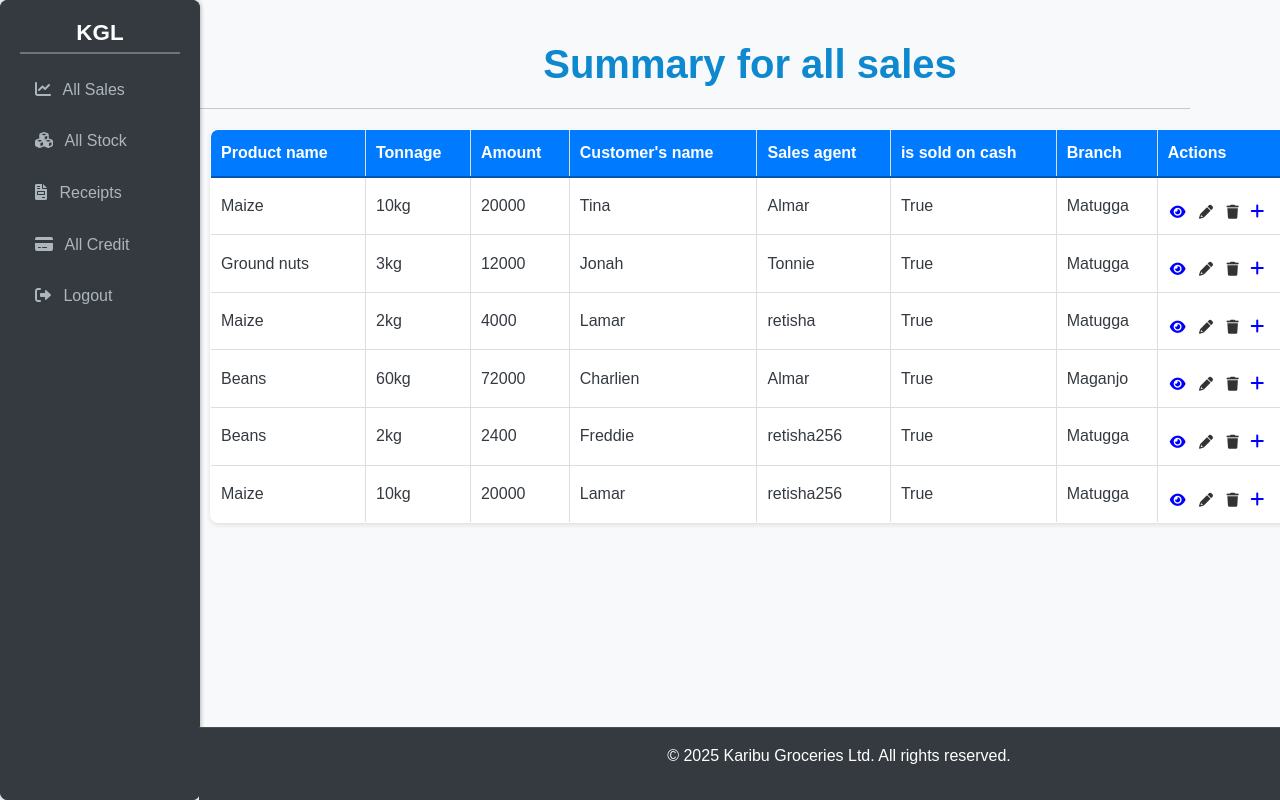
Before: /allsales/ with the older database file.
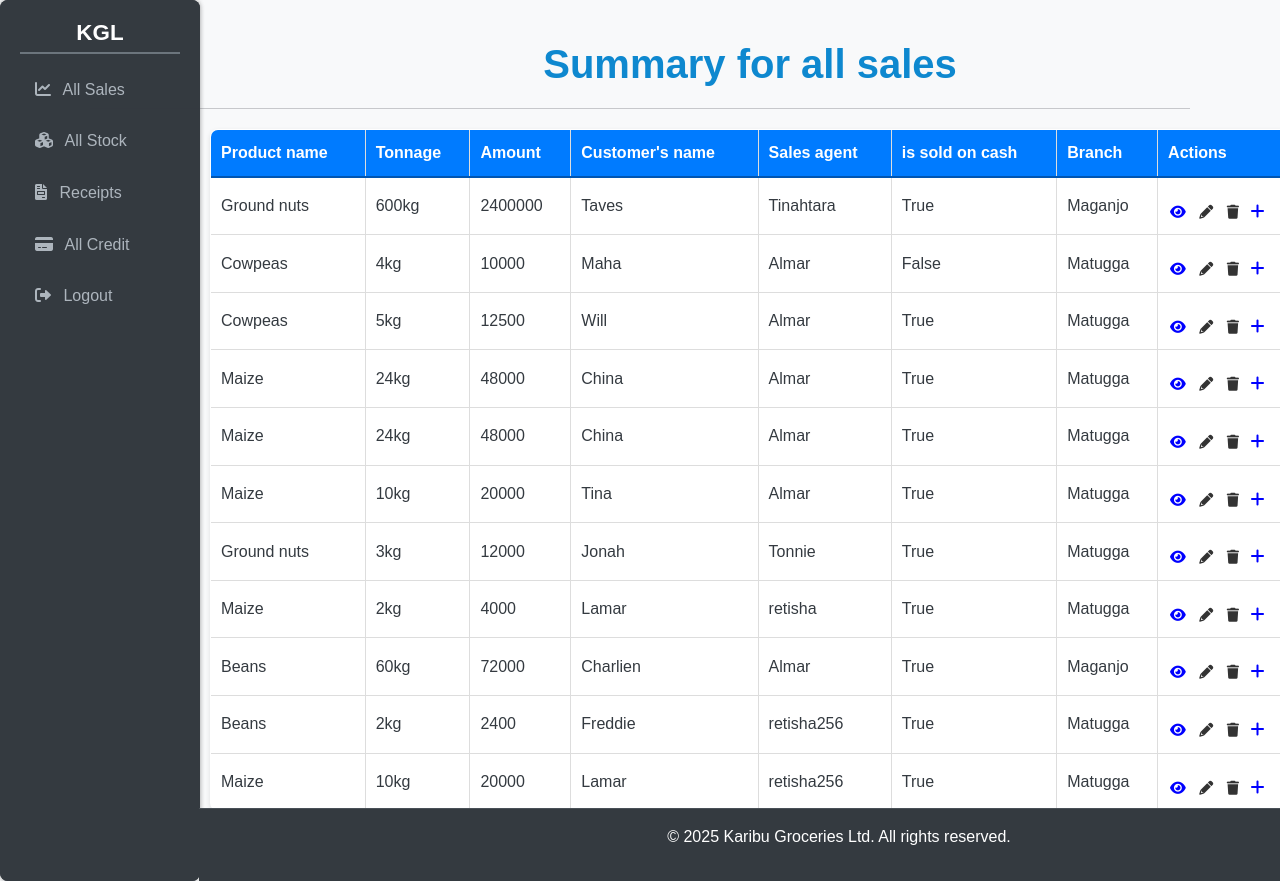
After: the same page with the newer database file.
### kgl_app/models.py (models this page shows, shortened)
class Sales(models.Model):
    product_name=models.ForeignKey(Stock, on_delete=models.CASCADE)
    tonnage=models.IntegerField()
    amount_paid =models.IntegerField(default=0,blank =False)
    buyers_name=models.CharField(max_length=35)
    date_and_time =models.DateTimeField(auto_now_add=True)
    salesagent_name=models.ForeignKey(Userprofile, on_delete=models.CASCADE,null=True)
    is_sold_on_cash=models.BooleanField(default=False)
    branch =models.ForeignKey(Branch, on_delete=models.CASCADE,null=True)
    selling_price=models.IntegerField(null=True,blank=True)
    def total_sales(self):
        return self.product_name.selling_price * self.tonnage

class Stock(models.Model):
    name_of_produce=models.CharField(max_length =255)
    type_of_produce =models.ForeignKey(ProduceType,on_delete=models.CASCADE,null=False,)
    date_and_time_of_produce= models.DateTimeField(auto_now_add =True)
    received_quantity = models.IntegerField(blank=False,null=False,default=0)
    issued_quantity=models.IntegerField(blank=False,null=False,default=0)
    tonnage =models.IntegerField(blank = False,null=False,default=0)
    cost=models.IntegerField(blank =False,default=25)
    name_of_dealer=models.CharField(max_length=255)
    branch=models.ForeignKey(Branch, on_delete=models.CASCADE,null=False,default=0)
    contact=models.CharField(default=20,null=False)
    selling_price=models.IntegerField(null=True,blank=True)
    current_stock =models.IntegerField(null=True,blank=False)
    def __str__(self):
        return self.name_of_produce

class Userprofile(AbstractUser):
    managed_branches = models.ManyToManyField(Branch, related_name="managers", blank=True)
    is_salesagent= models.BooleanField(default=False)
    is_manager= models.BooleanField(default=False)
    is_owner= models.BooleanField(default=False)
    username =models.CharField(max_length=25,unique=True)
    email =models.EmailField(max_length=25, unique=True)
    address = models.CharField(max_length=50, blank=True)
    phonenumber =models.CharField(max_length= 20,blank=True)
    gender = models.CharField(max_length=10, blank=True)
    branch = models.ForeignKey(Branch, on_delete=models.SET_NULL, null=True, blank=True, related_name="users")
    groups = models.ManyToManyField(
        Group,
        related_name="userprofile_groups",
        blank=True,
        help_text="The groups this user belongs to.",
        verbose_name="groups"
    )
    user_permissions = models.ManyToManyField(
        Permission,
        related_name="userprofile_permissions",
        blank=True,
        help_text="Specific permissions for this user.",
        verbose_name="user permissions"
    )
    def __str__(self):
        return self.username

class Branch(models.Model):
    branch_name = models.CharField(max_length=50)
    location = models.CharField(max_length=100)
    def __str__(self):
        return self.branch_name

### kgl_app/views.py (the view)
# urls.py: path('allsales/',views.allsales,name='allsales'),
def allsales(request):
    sales = Sales.objects.all().order_by('-id')
    return render(request, "allsales.html", {'sales': sales})

### kgl_app/templates/allsales.html (shortened to what this page needs)
{% extends 'base.html' %}
{% block content %}
<h1 style="color:rgb(14, 136, 207);"><strong>Summary for all sales</strong></h1>
<hr>
<table>
       <thead>
        <tr>
         <th>Product name</th>
         <th>Tonnage</th>
         <th>Amount</th>
         <th>Customer's name</th>
         <th>Sales agent</th>
         <th>is sold on cash</th>
         <th>Branch</th>
         <th>Actions</th>
        </tr>
       </thead>
       {% for sale in sales %}
       <tbody>
        <tr>
         <td>{{ sale.product_name }}</td>
         <td>{{ sale.tonnage }}kg</td>
         <td>{{ sale.total_sales }}</td>
         <td>{{ sale.buyers_name }}</td>
         <td>{{ sale.salesagent_name }}</td>
         <td>{{ sale.is_sold_on_cash }}</td>
         <td>{{ sale.branch }}</td>
         <td>
          <a href="{% url 'view_sale' sale_id=sale.id %}" class="action-button view-button"><i class="fa fa-eye"style="color:blue;"></i> </a>
          <a href="{% url 'edit_sale' sale_id=sale.id %}" class="action-button edit-button"><i class="fa fa-pencil"></i></a>
          <a href="{% url 'delete_sale' sale_id=sale.id %}" class="action-button delete-button"><i class="fa fa-trash"></i></a>
          <a href="{% url 'addsale' %}" class="dashboard-button"><i class="fa fa-plus"></i></a>
      </td>
        </tr>
       </tbody>
       {% endfor %}
      </table>
{% endblock %}

### kgl_app/templates/base.html (shortened to what this page needs)
<!DOCTYPE html>
<html lang="en">
<head>
    <link href="https://cdn.jsdelivr.net/npm/bootstrap@5.3.2/dist/css/bootstrap.min.css" rel="stylesheet">
    <link rel="stylesheet" href="https://cdnjs.cloudflare.com/ajax/libs/font-awesome/6.0.0/css/all.min.css">
</head>
<body>
    <div class="dashboard-container">
        <div class="sidebar">
            <h2>KGL</h2>
            <div class="sidebar">
                <h2>KGL</h2>
                <ul>
                    <li><a href="{% url 'allsales' %}"><i class="fa fa-chart-line"></i> All Sales</a></li>
                    <li><a href="{% url 'allstock' %}"><i class="fa fa-cubes"></i> All Stock</a></li>
                    <li><a href="{% url 'receipt' %}"><i class="fa fa-file-invoice"></i> Receipts</a></li>
                    <li><a href="{% url 'addcredit' %}"><i class="fa fa-credit-card"></i> All Credit</a></li>
                    <li><a href="{% url 'logout' %}"><i class="fa fa-sign-out-alt"></i> Logout</a></li>
                </ul>
            </div>
        </div>
    <div class="container">
        {% block content %}
        {% endblock %}
    </div>
    <footer>
        <p>&copy; 2025 Karibu Groceries Ltd. All rights reserved.</p>
    </footer>
</body>
</html>

### kgl_app/templates/base.html (style rules this page uses)
body { background-color: #f8f9fa; display: flex; flex-direction: column; min-height: 100vh; font-family: sans-serif; margin: 0; background-color: #f8f9fa; color: #343a40; line-height: 1.6; }
.container { flex-grow: 1; box-sizing: border-box; }
footer { background-color: #34495e; color: white; text-align: center; padding: 15px; border-top: 2px solid #f1c40f; position: fixed; bottom: 0; width: 100%; margin-left: 200px ; }
.container { padding: 20px; flex-grow: 1; box-sizing: border-box; }
h1 { margin-bottom: 20px; color: #333; text-align: center; }
table { width: 100%; border-collapse: collapse; margin-bottom: 20px; box-shadow: 0 2px 5px rgba(0, 0, 0, 0.1); border-radius: 8px; overflow: hidden; }
th, td { border: 1px solid #ddd; padding: 12px 15px; text-align: left; }
th { background-color: #f5f5f5; font-weight: bold; color: #555; }
.action-button i { margin-right: 5px; }
.dashboard-button { display: inline-block; color: white; text-decoration: none; border-radius: 5px; font-size: 16px; transition: background-color 0.3s ease; }
.dashboard-button i { margin-right: 8px; color:blue; }
footer { background-color: #343a40; color: white; text-align: center; padding: 15px; border-top: 1px solid #495057; position: fixed; bottom: 0; width: 100% ; margin-left: 179px; box-sizing: border-box; }
table { width: 100%; border-collapse: collapse; margin-left: 120px; margin-right: 20px; margin-bottom: 30px; box-shadow: 0 4px 8px rgba(0, 0, 0, 0.05); border-radius: 8px; overflow: hidden; border: 1px solid #e0e0e0; background-color: #fff; }
thead { background-color: #f8f9fa; color: #555; border-bottom: 1px solid #ddd; }
th, td { padding: 12px 15px; text-align: left; border-bottom: 1px solid #eee; }
th { font-weight: bold; }
h1 { margin-left: 220px; text-align: left; }
.sidebar { width: 200px; background-color: #34495e; color: white; padding: 20px; position: fixed; height: 100%; overflow-y: auto; left: 0; top: 0; box-shadow: 0 0 5px rgba(0,0,0,0.2); }
.sidebar h2 { margin-bottom: 20px; color: #ffffff; text-align: center; }
.sidebar ul { list-style: none; padding: 0; margin: 0; }
.sidebar ul li { margin-bottom: 15px; }
.sidebar ul li a { color: #ecf0f1; text-decoration: none; display: block; padding: 10px; border-radius: 5px; transition: background-color 0.3s ease; }
.view-button { display: inline-block; padding: 10px 20px; margin-top: 15px; text-decoration: none; border-radius: 5px; transition: background-color 0.3s ease; font-weight: bold; color: white; }
.container { padding: 20px; }
h1 { margin-bottom: 20px; color: #333; }
.sidebar { background-color: #343a40; color: white; padding: 20px; border-radius: 8px; margin-bottom: 20px; }
.sidebar h2 { color: #ffffff; margin-top: 0; margin-bottom: 15px; border-bottom: 2px solid #6c757d; padding-bottom: 5px; }
.sidebar ul li { margin-bottom: 10px; }
.sidebar ul li a { color: #adb5bd; text-decoration: none; display: block; padding: 8px 15px; border-radius: 4px; transition: background-color 0.3s ease; }
.fa { margin-right: 8px; }
.action-button { display: inline-flex; padding: 2px 2px; border-radius: 3px; text-decoration: none; font-size: 14px; transition: color 0.3s ease; border: none; cursor: pointer; background-color: transparent; color: #333; }
.sidebar { grid-column: 1; }
body { font-family: 'Arial', sans-serif; background-color: #f8f9fa; padding: 20px; }
h2 { color: #0a0faf; font-size: 1.4rem; margin-top: 10px; margin-bottom: 15px; font-weight: bold; }
h1 { text-align: center; color: #007bff; margin-bottom: 20px; }
table { width: 100%; border-collapse: collapse; margin-top: 20px; background-color: #fff; box-shadow: 0 2px 5px rgba(0, 0, 0, 0.1); }
thead th { background-color: #007bff; color: white; padding: 10px; text-align: left; border-bottom: 2px solid #0056b3; }
tbody td { padding: 10px; border-bottom: none }
tbody td, thead th { border-right: none; }
tbody td a { text-decoration: none; }

Changed rows visible on the page:
added Sales: product_name "Ground nuts", tonnage "600", total_sales "2400000", buyers_name "Taves", salesagent_name "Tinahtara", is_sold_on_cash "True", branch "Maganjo"
added Sales: product_name "Cowpeas", tonnage "4", total_sales "10000", buyers_name "Maha", salesagent_name "Almar", is_sold_on_cash "False", branch "Matugga"
added Sales: product_name "Cowpeas", tonnage "5", total_sales "12500", buyers_name "Will", salesagent_name "Almar", is_sold_on_cash "True", branch "Matugga"
added Sales: product_name "Maize", tonnage "24", total_sales "48000", buyers_name "China", salesagent_name "Almar", is_sold_on_cash "True", branch "Matugga"
added Sales: product_name "Maize", tonnage "24", total_sales "48000", buyers_name "China", salesagent_name "Almar", is_sold_on_cash "True", branch "Matugga"
